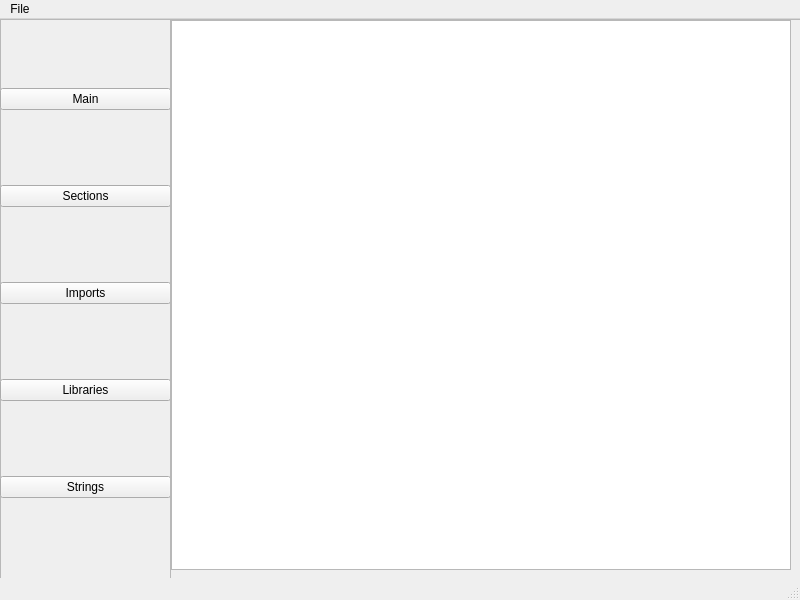
<?xml version="1.0" encoding="UTF-8"?>
<ui version="4.0">
 <class>Framework</class>
 <widget class="QMainWindow" name="Framework">
  <property name="geometry">
   <rect>
    <x>0</x>
    <y>0</y>
    <width>800</width>
    <height>600</height>
   </rect>
  </property>
  <property name="windowTitle">
   <string>Framework</string>
  </property>
  <widget class="QWidget" name="centralwidget">
   <widget class="QFrame" name="frame">
    <property name="geometry">
     <rect>
      <x>0</x>
      <y>0</y>
      <width>171</width>
      <height>581</height>
     </rect>
    </property>
    <property name="frameShape">
     <enum>QFrame::StyledPanel</enum>
    </property>
    <property name="frameShadow">
     <enum>QFrame::Raised</enum>
    </property>
    <widget class="QWidget" name="verticalLayoutWidget">
     <property name="geometry">
      <rect>
       <x>0</x>
       <y>0</y>
       <width>171</width>
       <height>551</height>
      </rect>
     </property>
     <layout class="QVBoxLayout" name="verticalLayout">
      <item>
       <widget class="QPushButton" name="mainButton">
        <property name="text">
         <string>Main</string>
        </property>
       </widget>
      </item>
      <item>
       <widget class="QPushButton" name="sectionButton">
        <property name="text">
         <string>Sections</string>
        </property>
       </widget>
      </item>
      <item>
       <widget class="QPushButton" name="importButton">
        <property name="text">
         <string>Imports</string>
        </property>
       </widget>
      </item>
      <item>
       <widget class="QPushButton" name="libraryButton">
        <property name="text">
         <string>Libraries</string>
        </property>
       </widget>
      </item>
      <item>
       <widget class="QPushButton" name="stringsButton">
        <property name="text">
         <string>Strings</string>
        </property>
       </widget>
      </item>
     </layout>
    </widget>
   </widget>
   <widget class="QFrame" name="stringFrame">
    <property name="geometry">
     <rect>
      <x>170</x>
      <y>0</y>
      <width>631</width>
      <height>581</height>
     </rect>
    </property>
    <property name="frameShape">
     <enum>QFrame::StyledPanel</enum>
    </property>
    <property name="frameShadow">
     <enum>QFrame::Raised</enum>
    </property>
    <widget class="QWidget" name="verticalLayoutWidget_2">
     <property name="geometry">
      <rect>
       <x>0</x>
       <y>0</y>
       <width>621</width>
       <height>551</height>
      </rect>
     </property>
     <layout class="QVBoxLayout" name="stringLayout">
      <item>
       <widget class="QScrollArea" name="stringScroll">
        <property name="widgetResizable">
         <bool>true</bool>
        </property>
        <widget class="QWidget" name="stringScrollContents">
         <property name="geometry">
          <rect>
           <x>0</x>
           <y>0</y>
           <width>617</width>
           <height>547</height>
          </rect>
         </property>
         <widget class="QTextEdit" name="stringsBox">
          <property name="geometry">
           <rect>
            <x>0</x>
            <y>0</y>
            <width>621</width>
            <height>551</height>
           </rect>
          </property>
          <property name="readOnly">
           <bool>true</bool>
          </property>
         </widget>
        </widget>
       </widget>
      </item>
     </layout>
    </widget>
   </widget>
  </widget>
  <widget class="QMenuBar" name="menubar">
   <property name="geometry">
    <rect>
     <x>0</x>
     <y>0</y>
     <width>800</width>
     <height>23</height>
    </rect>
   </property>
   <widget class="QMenu" name="fileButton">
    <property name="title">
     <string>File</string>
    </property>
    <addaction name="openButton"/>
   </widget>
   <addaction name="fileButton"/>
  </widget>
  <widget class="QStatusBar" name="statusbar"/>
  <action name="openButton">
   <property name="text">
    <string>Open</string>
   </property>
  </action>
 </widget>
 <resources/>
 <connections/>
</ui>
